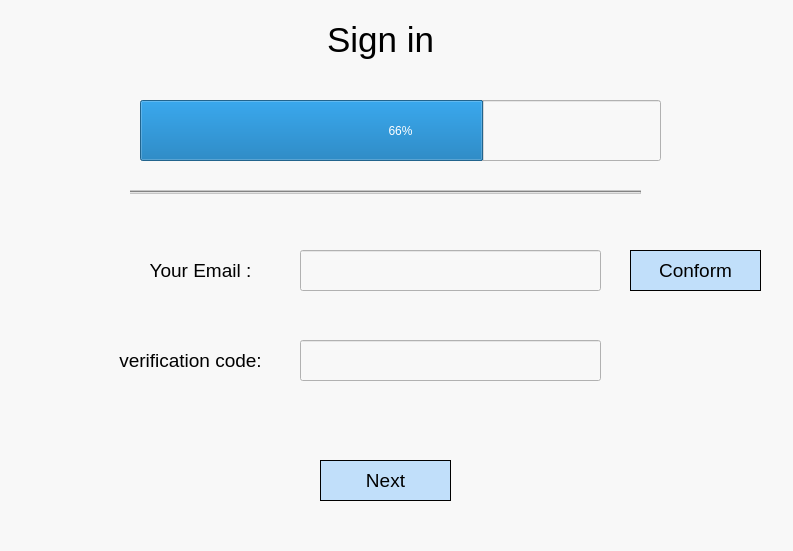
<?xml version="1.0" encoding="UTF-8"?>
<ui version="4.0">
 <class>Dialog</class>
 <widget class="QDialog" name="Dialog">
  <property name="geometry">
   <rect>
    <x>0</x>
    <y>0</y>
    <width>793</width>
    <height>551</height>
   </rect>
  </property>
  <property name="windowTitle">
   <string>Dialog</string>
  </property>
  <property name="styleSheet">
   <string notr="true">background-color: rgb(248, 248, 248);</string>
  </property>
  <widget class="Line" name="line">
   <property name="geometry">
    <rect>
     <x>130</x>
     <y>190</y>
     <width>511</width>
     <height>4</height>
    </rect>
   </property>
   <property name="styleSheet">
    <string notr="true">background-color: rgb(198, 198, 198);
</string>
   </property>
   <property name="orientation">
    <enum>Qt::Horizontal</enum>
   </property>
  </widget>
  <widget class="QLabel" name="label">
   <property name="geometry">
    <rect>
     <x>130</x>
     <y>250</y>
     <width>141</width>
     <height>41</height>
    </rect>
   </property>
   <property name="text">
    <string>&lt;html&gt;&lt;head/&gt;&lt;body&gt;&lt;p align=&quot;center&quot;&gt;&lt;span style=&quot; font-size:14pt; color:#000000;&quot;&gt;Your Email :&lt;/span&gt;&lt;/p&gt;&lt;/body&gt;&lt;/html&gt;</string>
   </property>
  </widget>
  <widget class="QLineEdit" name="lineEdit">
   <property name="geometry">
    <rect>
     <x>300</x>
     <y>250</y>
     <width>301</width>
     <height>41</height>
    </rect>
   </property>
   <property name="styleSheet">
    <string notr="true">background-color: rgb(198, 198, 198);
background-color: rgb(248, 248, 248);</string>
   </property>
   <property name="text">
    <string/>
   </property>
  </widget>
  <widget class="QLabel" name="label_2">
   <property name="geometry">
    <rect>
     <x>110</x>
     <y>340</y>
     <width>161</width>
     <height>41</height>
    </rect>
   </property>
   <property name="text">
    <string>&lt;html&gt;&lt;head/&gt;&lt;body&gt;&lt;p align=&quot;center&quot;&gt;&lt;span style=&quot; font-size:14pt; color:#000000;&quot;&gt;verification code:&lt;/span&gt;&lt;/p&gt;&lt;/body&gt;&lt;/html&gt;</string>
   </property>
  </widget>
  <widget class="QLineEdit" name="lineEdit_2">
   <property name="geometry">
    <rect>
     <x>300</x>
     <y>340</y>
     <width>301</width>
     <height>41</height>
    </rect>
   </property>
   <property name="styleSheet">
    <string notr="true">background-color: rgb(248, 248, 248);</string>
   </property>
   <property name="text">
    <string/>
   </property>
  </widget>
  <widget class="QPushButton" name="pushButton">
   <property name="geometry">
    <rect>
     <x>320</x>
     <y>460</y>
     <width>131</width>
     <height>41</height>
    </rect>
   </property>
   <property name="font">
    <font>
     <pointsize>14</pointsize>
    </font>
   </property>
   <property name="styleSheet">
    <string notr="true">border: 0.5px solid #000000;
background-color: rgb(138, 198, 253,0.5);</string>
   </property>
   <property name="text">
    <string>Next</string>
   </property>
  </widget>
  <widget class="QProgressBar" name="progressBar">
   <property name="geometry">
    <rect>
     <x>140</x>
     <y>100</y>
     <width>521</width>
     <height>61</height>
    </rect>
   </property>
   <property name="value">
    <number>66</number>
   </property>
  </widget>
  <widget class="QLabel" name="label_3">
   <property name="geometry">
    <rect>
     <x>310</x>
     <y>20</y>
     <width>141</width>
     <height>41</height>
    </rect>
   </property>
   <property name="text">
    <string>&lt;html&gt;&lt;head/&gt;&lt;body&gt;&lt;p align=&quot;center&quot;&gt;&lt;span style=&quot; font-size:26pt; color:#000000;&quot;&gt;Sign in&lt;/span&gt;&lt;/p&gt;&lt;/body&gt;&lt;/html&gt;</string>
   </property>
  </widget>
  <widget class="QPushButton" name="pushButton_2">
   <property name="geometry">
    <rect>
     <x>630</x>
     <y>250</y>
     <width>131</width>
     <height>41</height>
    </rect>
   </property>
   <property name="font">
    <font>
     <pointsize>14</pointsize>
    </font>
   </property>
   <property name="styleSheet">
    <string notr="true">background-color: rgb(138, 198, 253,0.5);
border: 0.5px solid #000000;</string>
   </property>
   <property name="text">
    <string>Conform</string>
   </property>
  </widget>
 </widget>
 <resources/>
 <connections/>
</ui>
